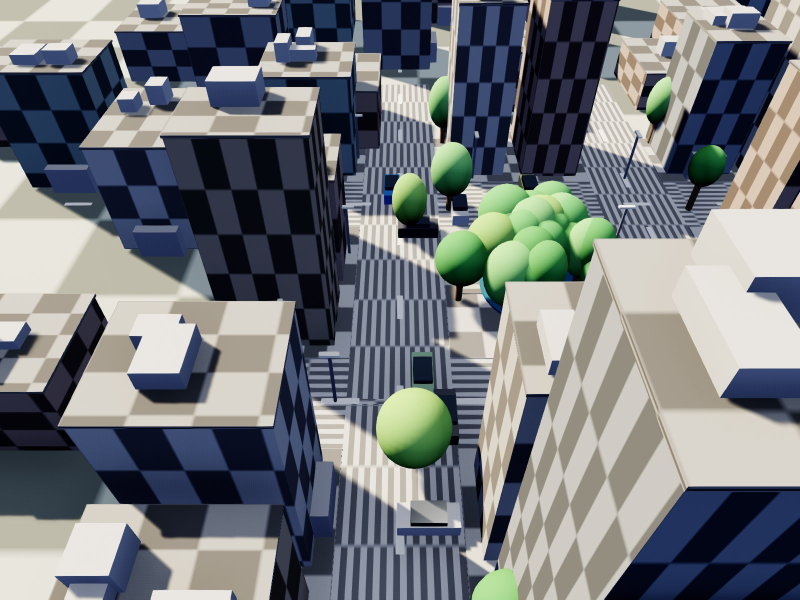
#> input picture data/samples/ue5_mission_p1/images/0001.jpg, 1600 x 1200 px (shown at 1/2 size)
$ python -i make_flight_video.py   (imports and definitions only)
#> lines starting #> are read from the running program, lines starting #| are printed output that depends on the picture
# -*- coding: utf-8 -*-
"""make_flight_video.py -- 把 UE 渲染的连续飞行帧合成"LLM 指令 -> 无人机 3D 飞行"演示视频。

输入: report/flight_raw/f0001..f0540.png + report/flight_plan.json
输出: report/DJI_Mini_UE5_3DGS_飞行演示.mp4 (1280x720, 30fps)
      report/DJI_Mini_UE5_3DGS_飞行演示_封面.png
结构: 0-5.5s LLM 控制台(打字机 + 工具调用) -> 5.5-23.5s 3D 飞行(HUD)
      -> 23.5-29s 任务完成(照片墙+结论)
"""
import json
import math
import os
import subprocess
import sys

from PIL import Image, ImageDraw, ImageFont, ImageFilter

ROOT = os.path.dirname(os.path.dirname(os.path.abspath(__file__)))
RAW = os.path.join(ROOT, "report", "flight_raw")
PLAN = os.path.join(ROOT, "report", "flight_plan.json")
OUT = os.path.join(ROOT, "report", "DJI_Mini_UE5_3DGS_飞行演示.mp4")
POSTER = os.path.join(ROOT, "report", "DJI_Mini_UE5_3DGS_飞行演示_封面.png")
FONT = r"C:\Windows\Fonts\msyh.ttc"
FONTB = r"C:\Windows\Fonts\msyhbd.ttc"
try:
    import imageio_ffmpeg
    FFMPEG = imageio_ffmpeg.get_ffmpeg_exe()
except Exception:
    FFMPEG = "ffmpeg"

W, H = 1280, 720
FPS = 30
INTRO_S = 5.5
OUTRO_S = 5.5
ACCENT = (79, 209, 197)
ACCENT2 = (245, 158, 66)
RED = (239, 68, 68)
TEXT = (235, 242, 249)
MUTED = (150, 168, 188)

def font(sz, bold=False):
    return ImageFont.truetype(FONTB if bold else FONT, sz)

def fmt_latlon(gps):
    return "%.6f, %.6f" % (gps["lat"], gps["lon"])

def gradient_bg():
    import numpy as np
    g = np.zeros((H, W, 3), dtype="float32")
    a = np.array([8, 13, 24], dtype="float32")
    b = np.array([14, 22, 38], dtype="float32")
    for y in range(H):
        g[y, :, :] = a * (1 - y / (H - 1)) + b * (y / (H - 1))
    return Image.fromarray(g.astype("uint8"), "RGB")

BG = gradient_bg()
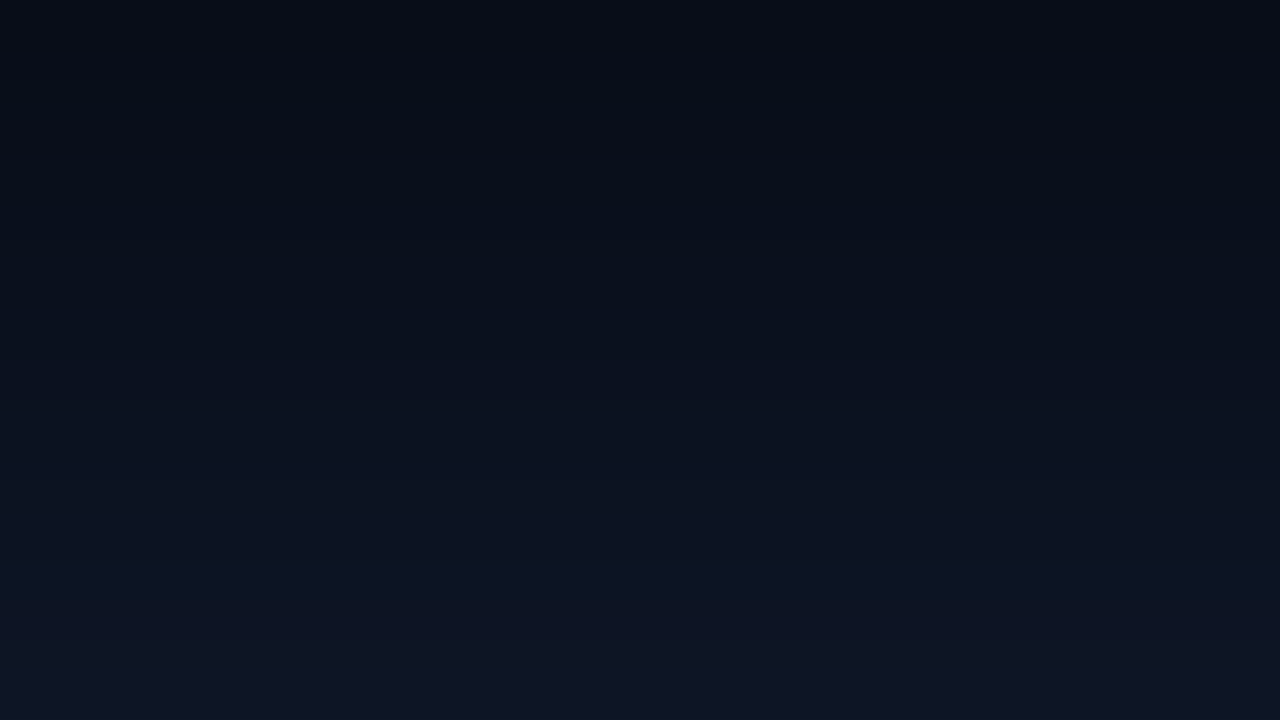
#> BG: PIL image 1280x720 RGB; mean R, G, B 10.5, 17, 30.5

def rounded(d, box, radius, fill=None, outline=None, width=1):
    d.rounded_rectangle(box, radius=radius, fill=fill, outline=outline, width=width)

# ---------------------------------------------------------------- 素材
# [2 lines not run here, left out]
# [1 line that did not run here, left out]
# [1 line that did not run here, left out]
# [1 line that did not run here, left out]
# [1 line that did not run here, left out]

def load_frame(i):
    p = os.path.join(RAW, FILES[i])
    im = Image.open(p).convert("RGB")
    # 4:3 -> 16:9 中裁 + 缩放到 1280x720
    ch = int(FRAME_W * 9 / 16)
    top = (FRAME_H - ch) // 2
    im = im.crop((0, top, FRAME_W, top + ch)).resize((W, H), Image.LANCZOS)
    return im

# ---------------------------------------------------------------- 开场：LLM 控制台
CMD = "把园区做一次 3DGS 网格航拍，航高 40 米，云台垂直向下，重叠 75%"
TOOLS = [
    ("plan_capture_mission", "pattern=grid  altitude=40m  overlap=75%", True),
    ("takeoff", "altitude_m=5  confirm=true", True),
    ("goto_waypoints", "plan_id=plan-65f197f4d1  confirm=true", True),
    ("return_to_home", "auto", True),
]

# [212 lines left out: functions draw_console, wrap_lines, hud, outro, main, not called in this run]

# [2 lines not run here, left out]

>>> import cv2
>>> picture = cv2.imread('../data/samples/ue5_mission_p1/images/0001.jpg', cv2.IMREAD_GRAYSCALE)
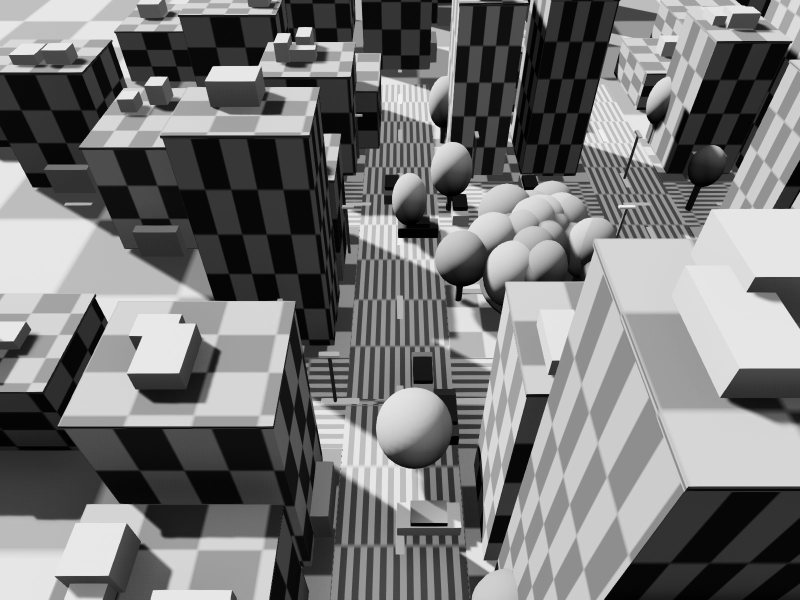
#> picture: shape (1200, 1600) (shown at 1/2 size); min 0, max 252, mean 118.9
#> (the run stopped early here; a loop or call above may not have finished)

$ run again, on data/samples/ue5_mission_p1/images/0002.jpg
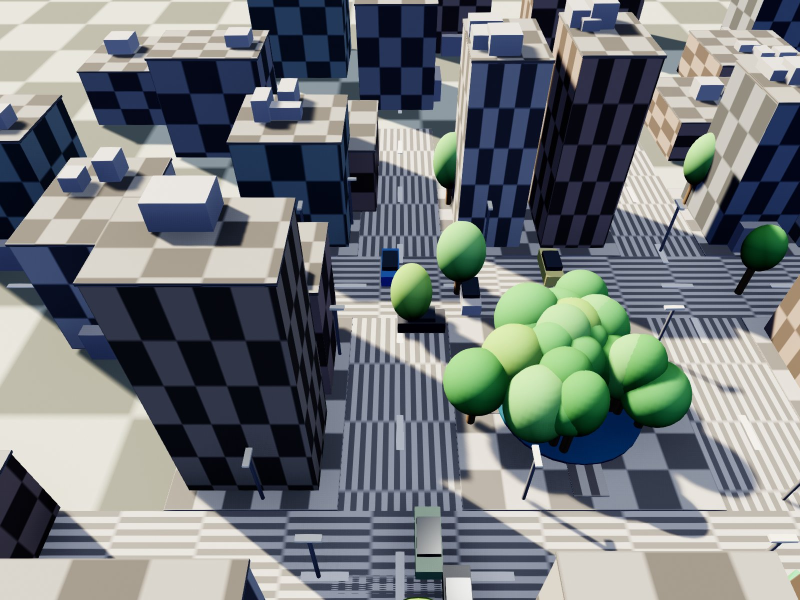
#> input picture data/samples/ue5_mission_p1/images/0002.jpg, 1600 x 1200 px (shown at 1/2 size)
#> `picture = cv2.imread('../data/samples/ue5_mission_p1/images/0001.jpg',..`:
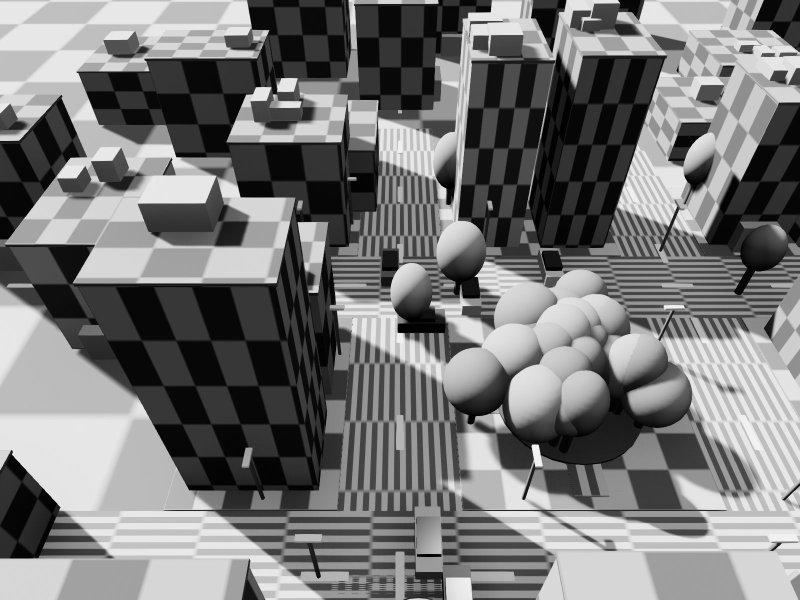
#> picture: shape (1200, 1600) (shown at 1/2 size); min 0, max 255, mean 119.8

$ run again, on data/samples/ue5_mission_p1/images/0003.jpg
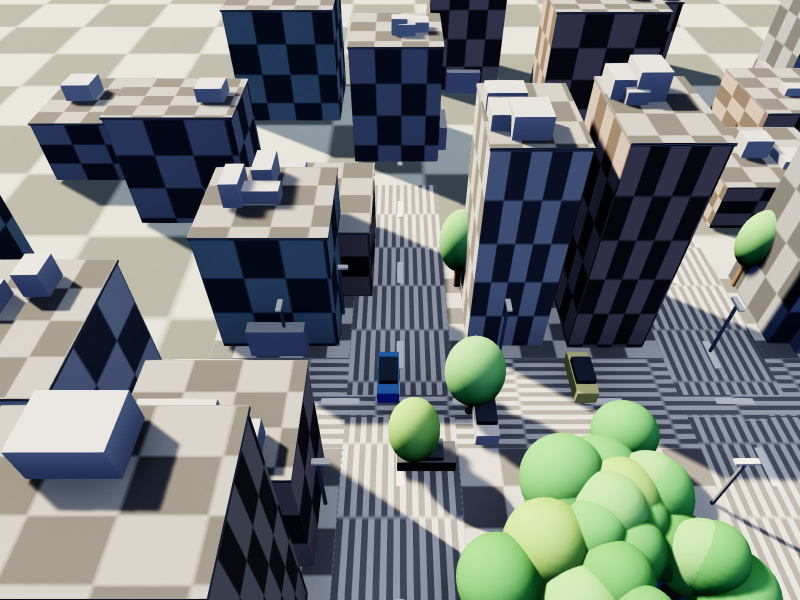
#> input picture data/samples/ue5_mission_p1/images/0003.jpg, 1600 x 1200 px (shown at 1/2 size)
#> `picture = cv2.imread('../data/samples/ue5_mission_p1/images/0001.jpg',..`:
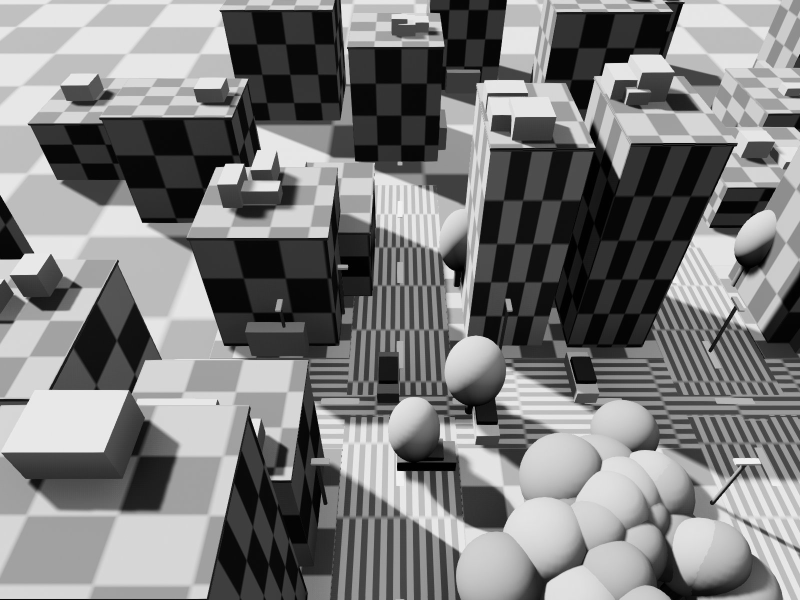
#> picture: shape (1200, 1600) (shown at 1/2 size); min 0, max 254, mean 124.7

$ run again, on data/samples/ue5_mission_p1/images/0004.jpg
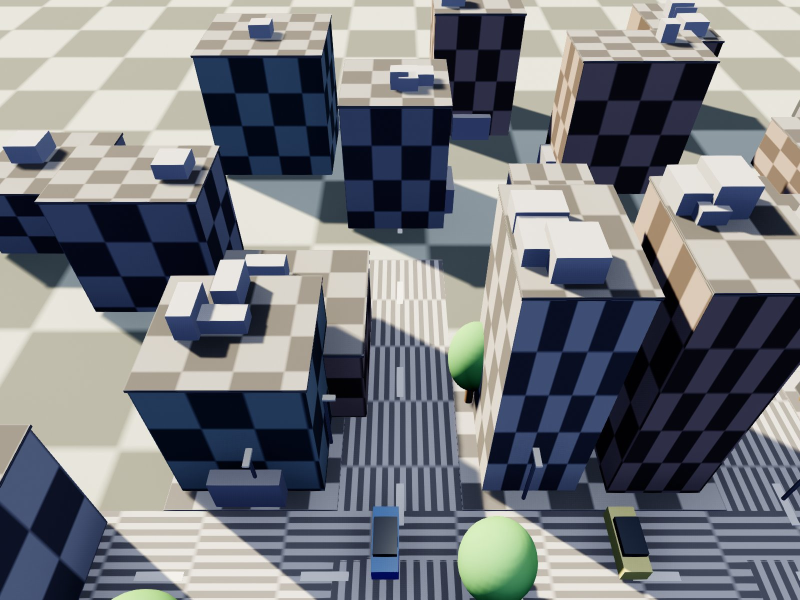
#> input picture data/samples/ue5_mission_p1/images/0004.jpg, 1600 x 1200 px (shown at 1/2 size)
#> `picture = cv2.imread('../data/samples/ue5_mission_p1/images/0001.jpg',..`:
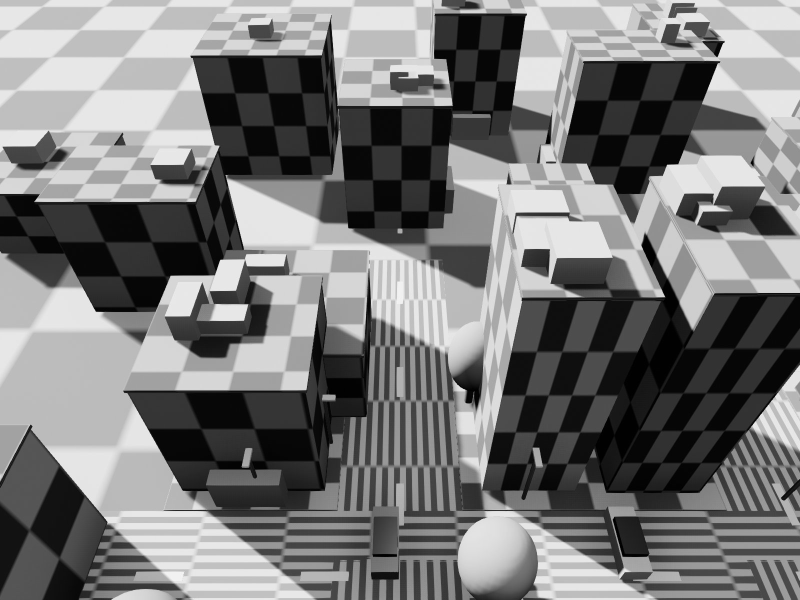
#> picture: shape (1200, 1600) (shown at 1/2 size); min 0, max 250, mean 120.4
